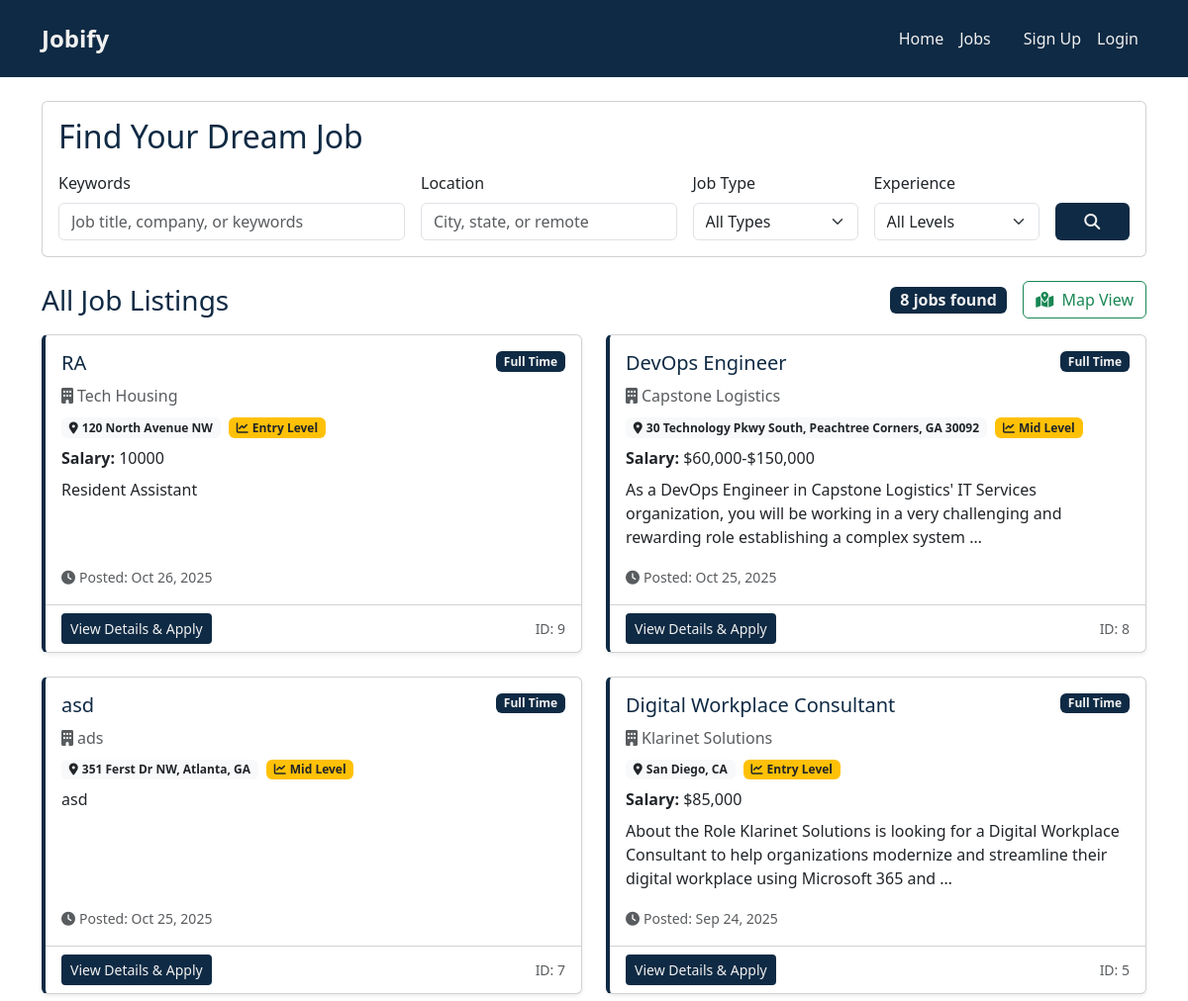
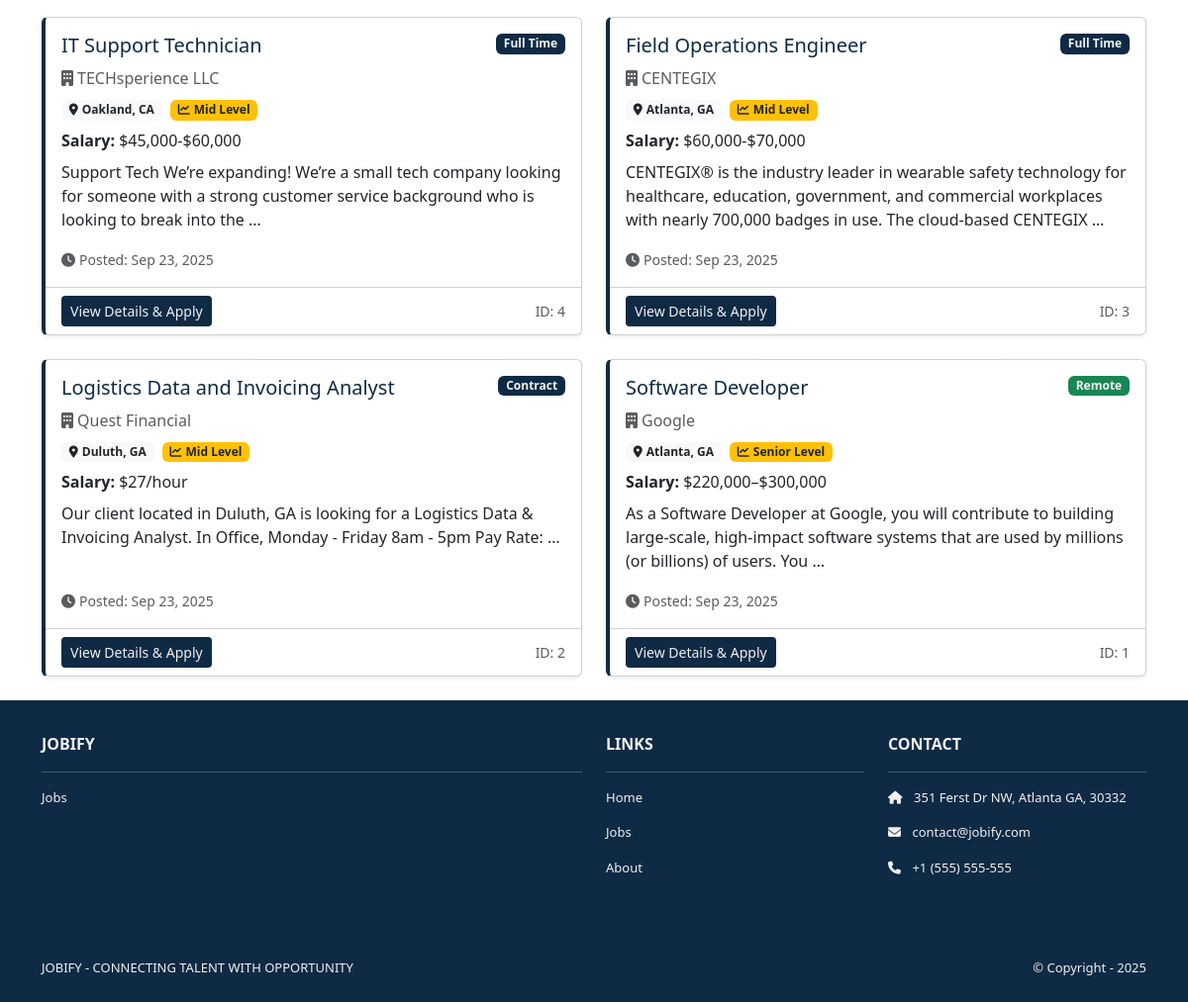
Screenshot of /jobs/ with the database file from the repository (2 pictures, top to bottom).
### jobs/models.py (models this page shows, shortened)
class Job(models.Model):
    JOB_TYPE_CHOICES = [
        ("full_time", "Full Time"),
        ("part_time", "Part Time"),
        ("contract", "Contract"),
        ("internship", "Internship"),
        ("remote", "Remote"),
    ]
    EXPERIENCE_LEVEL_CHOICES = [
        ("entry", "Entry Level"),
        ("mid", "Mid Level"),
        ("senior", "Senior Level"),
        ("lead", "Lead"),
    ]
    title = models.CharField(max_length=255)
    company = models.CharField(max_length=255)
    location = models.CharField(max_length=255)
    latitude = models.FloatField(null=True, blank=True)
    longitude = models.FloatField(null=True, blank=True)
    description = models.TextField()
    requirements = models.TextField(blank=True)
    salary_range = models.CharField(max_length=100, blank=True)
    job_type = models.CharField(
        max_length=20, choices=JOB_TYPE_CHOICES, default="full_time"
    )
    experience_level = models.CharField(
        max_length=20, choices=EXPERIENCE_LEVEL_CHOICES, default="mid"
    )
    posted_at = models.DateTimeField(auto_now_add=True)
    is_active = models.BooleanField(default=True)
    employer = models.ForeignKey(
        User,
        on_delete=models.CASCADE,
        related_name="posted_jobs",
        null=True,  # Make nullable for existing data
        blank=True
    )
    application_email = models.EmailField(blank=True)

### jobs/views.py (the view, shortened to what this page needs)
# urls.py: path('', views.job_list, name='job_list'),
def job_list(request):
    jobs = Job.objects.filter(is_active=True)
    search_query = request.GET.get("q", "")
    job_type = request.GET.get("job_type", "")
    experience_level = request.GET.get("experience_level", "")
    location_query = request.GET.get("location", "")
    if job_type:
        jobs = jobs.filter(job_type=job_type)
    if experience_level:
        jobs = jobs.filter(experience_level=experience_level)
    if location_query:
        jobs = jobs.filter(location__icontains=location_query)
    jobs = jobs.order_by("-posted_at")
    job_types = Job.JOB_TYPE_CHOICES
    experience_levels = Job.EXPERIENCE_LEVEL_CHOICES
    locations = (
        Job.objects.filter(is_active=True).values_list("location", flat=True).distinct()
    )
    context = {
        "jobs": jobs,
        "search_query": search_query,
        "selected_job_type": job_type,
        "selected_experience": experience_level,
        "location_query": location_query,
        "job_types": job_types,
        "experience_levels": experience_levels,
        "locations": locations,
        "results_count": jobs.count(),
    }
    return render(request, "jobs/job_list.html", context)

### jobs/templates/jobs/job_list.html (shortened to what this page needs)
{% extends 'base.html' %}
{% load static %}
{% block content %}
<div class="container mt-4">
    <div class="card mb-4">
        <div class="card-body">
            <h2 class="navy-text mb-3">Find Your Dream Job</h2>
            <form method="get" action="{% url 'job_list' %}">
                <div class="row g-3">
                    <div class="col-md-4">
                        <label for="q" class="form-label">Keywords</label>
                        <input type="text" class="form-control" id="q" name="q"
                               value="{{ search_query }}" placeholder="Job title, company, or keywords">
                    </div>
                    <div class="col-md-3">
                        <label for="location" class="form-label">Location</label>
                        <input type="text" class="form-control" id="location" name="location"
                               value="{{ location_query }}" placeholder="City, state, or remote"
                               list="locationSuggestions">
                    </div>
                    <div class="col-md-2">
                        <label for="job_type" class="form-label">Job Type</label>
                        <select class="form-select" id="job_type" name="job_type">
                            <option value="">All Types</option>
                        </select>
                    </div>
                    <div class="col-md-2">
                        <label for="experience_level" class="form-label">Experience</label>
                        <select class="form-select" id="experience_level" name="experience_level">
                            <option value="">All Levels</option>
                        </select>
                    </div>
                    <div class="col-md-1 d-flex align-items-end">
                        <button type="submit" class="btn navy-bg eggshell-text w-100">
                            <i class="fas fa-search"></i>
                        </button>
                    </div>
                </div>
            </form>
        </div>
    </div>
    <div class="d-flex justify-content-between align-items-center mb-3">
        <div>
            <h3 class="navy-text mb-0">
                {% if search_query or selected_job_type or selected_experience or location_query %}
                    Search Results
                {% else %}
                    All Job Listings
                {% endif %}
            </h3>
        </div>
        <div class="d-flex align-items-center">
            <span class="badge navy-bg eggshell-text fs-6 me-3">{{ results_count }} job{{ results_count|pluralize }} found</span>
            <a href="{% url 'job_map' %}" class="btn btn-outline-success">
                <i class="fas fa-map-marked-alt me-1"></i> Map View
            </a>
        </div>
    </div>
    {% if jobs %}
        <div class="row">
            {% for job in jobs %}
            <div class="col-lg-6 mb-4">
                <div class="card h-100 shadow-sm job-card">
                    <div class="card-body d-flex flex-column">
                        <div class="d-flex justify-content-between align-items-start mb-2">
                            <h5 class="card-title navy-text">{{ job.title }}</h5>
                            <span class="badge {% if job.job_type == 'remote' %}bg-success{% else %}navy-bg{% endif %} eggshell-text">
                                {{ job.get_job_type_display }}
                            </span>
                        </div>
                        <h6 class="card-subtitle mb-2 text-muted">
                            <i class="fas fa-building me-1"></i>{{ job.company }}
                        </h6>
                        <div class="mb-2">
                            <span class="badge bg-light text-dark me-1">
                                <i class="fas fa-map-marker-alt me-1"></i>{{ job.location }}
                            </span>
                            <span class="badge bg-warning text-dark">
                                <i class="fas fa-chart-line me-1"></i>{{ job.get_experience_level_display }}
                            </span>
                        </div>
                        {% if job.salary_range %}
                        <div class="mb-2">
                            <strong>Salary:</strong> {{ job.salary_range }}
                        </div>
                        {% endif %}
                        <p class="card-text flex-grow-1">
                            {{ job.description|truncatewords:25 }}
                        </p>
                        <div class="mt-auto">
                            <small class="text-muted">
                                <i class="fas fa-clock me-1"></i>Posted: {{ job.posted_at|date:"M d, Y" }}
                            </small>
                        </div>
                    </div>
                    <div class="card-footer bg-transparent">
                        <div class="d-flex justify-content-between align-items-center">
                            <a href="{% url 'job_detail' job.id %}" class="btn navy-bg eggshell-text btn-sm">View Details & Apply</a>
                            <small class="text-muted">ID: {{ job.id }}</small>
                        </div>
                    </div>
                </div>
            </div>
            {% endfor %}
        </div>
    {% else %}
        <div class="alert alert-warning text-center">
            <h4>No jobs found matching your criteria</h4>
            <p class="mb-0">Try adjusting your search filters or <a href="{% url 'job_list' %}">view all jobs</a>.</p>
        </div>
    {% endif %}
</div>
{% endblock %}

### jobsite/static/css/style.css (style rules this page uses)
html .eggshell-text, html .eggshell-text *, html .eggshell-text h1, html .eggshell-text h2, html .eggshell-text h3, html .eggshell-text h4, html .eggshell-text h5, html .eggshell-text h6, html .eggshell-text p, html .eggshell-text span, html .eggshell-text a, html .eggshell-text div { color: #F0F0F0 !important; }
.navy-bg { background-color: #0f2a44 !important; }
.navy-text { color: #0f2a44 !important; }
.eggshell-text, .eggshell-text *, .eggshell-text a, .eggshell-text span, .eggshell-text h1, .eggshell-text h2, .eggshell-text h3, .eggshell-text h4, .eggshell-text h5, .eggshell-text h6, .eggshell-text p, .eggshell-text div, .eggshell-text b, .eggshell-text strong, .eggshell-text i, .eggshell-text em { color: #F0F0F0 !important; }
.btn.eggshell-text, .btn.eggshell-text:hover, .btn.eggshell-text:focus, .btn.eggshell-text:active { color: #F0F0F0 !important; }
.job-card { transition: transform 0.2s; }

### templates/base.html (style rules this page uses)
.eggshell-text, .eggshell-text * { color: #F0F0F0 !important; }
.navy-bg { background-color: #0f2a44 !important; }
.navy-text, .navy-text * { color: #0f2a44 !important; }

### jobs/templates/jobs/job_list.html (style rules this page uses)
.job-card { transition: transform 0.2s ease-in-out; border-left: 4px solid #0f2a44; }

### rows the page displays
Job: title "RA", job_type "Full Time", company "Tech Housing", location "120 North Avenue NW", experience_level "Entry Level", salary_range "10000", description "Resident Assistant", posted_at "Oct 26, 2025", id "9"
Job: title "DevOps Engineer", job_type "Full Time", company "Capstone Logistics", location "30 Technology Pkwy South, Peachtree Corners, GA 30092", experience_level "Mid Level", salary_range "$60,000-$150,000", description "As a DevOps Engineer in Capstone Logistics' IT Services organization, you will be working in a very challenging and rewarding role establishing a complex system …", posted_at "Oct 25, 2025", id "8"
Job: title "asd", job_type "Full Time", company "ads", location "351 Ferst Dr NW, Atlanta, GA", experience_level "Mid Level", description "asd", posted_at "Oct 25, 2025", id "7"
Job: title "Digital Workplace Consultant", job_type "Full Time", company "Klarinet Solutions", location "San Diego, CA", experience_level "Entry Level", salary_range "$85,000", description "About the Role Klarinet Solutions is looking for a Digital Workplace Consultant to help organizations modernize and streamline their digital workplace using Microsoft 365 and …", posted_at "Sep 24, 2025", id "5"
Job: title "IT Support Technician", job_type "Full Time", company "TECHsperience LLC", location "Oakland, CA", experience_level "Mid Level", salary_range "$45,000-$60,000", description "Support Tech We’re expanding! We’re a small tech company looking for someone with a strong customer service background who is looking to break into the …", posted_at "Sep 23, 2025", id "4"
Job: title "Field Operations Engineer", job_type "Full Time", company "CENTEGIX", location "Atlanta, GA", experience_level "Mid Level", salary_range "$60,000-$70,000", description "CENTEGIX® is the industry leader in wearable safety technology for healthcare, education, government, and commercial workplaces with nearly 700,000 badges in use. The cloud-based CENTEGIX …", posted_at "Sep 23, 2025", id "3"
Job: title "Logistics Data and Invoicing Analyst", job_type "Contract", company "Quest Financial", location "Duluth, GA", experience_level "Mid Level", salary_range "$27/hour", description "Our client located in Duluth, GA is looking for a Logistics Data & Invoicing Analyst. In Office, Monday - Friday 8am - 5pm Pay Rate: …", posted_at "Sep 23, 2025", id "2"
Job: title "Software Developer", job_type "Remote", company "Google", location "Atlanta, GA", experience_level "Senior Level", salary_range "$220,000–$300,000", description "As a Software Developer at Google, you will contribute to building large-scale, high-impact software systems that are used by millions (or billions) of users. You …", posted_at "Sep 23, 2025", id "1"

### other values shown
{{ results_count }} "8"
